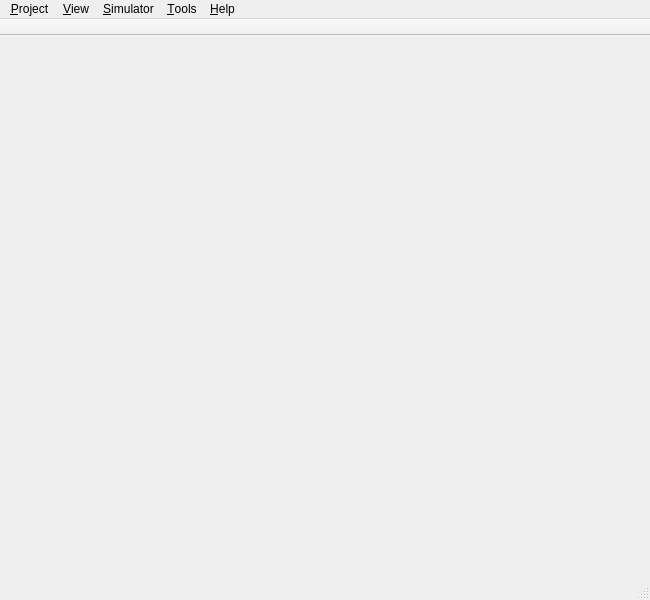
<?xml version="1.0" encoding="UTF-8"?>
<ui version="4.0">
 <class>FormMain</class>
 <widget class="QMainWindow" name="FormMain">
  <property name="geometry">
   <rect>
    <x>0</x>
    <y>0</y>
    <width>650</width>
    <height>600</height>
   </rect>
  </property>
  <property name="windowTitle">
   <string>MainWindow</string>
  </property>
  <property name="unifiedTitleAndToolBarOnMac">
   <bool>true</bool>
  </property>
  <widget class="QWidget" name="centralWidget">
   <layout class="QHBoxLayout" name="horizontalLayout"/>
  </widget>
  <widget class="QMenuBar" name="m_menuBar">
   <property name="geometry">
    <rect>
     <x>0</x>
     <y>0</y>
     <width>650</width>
     <height>21</height>
    </rect>
   </property>
   <widget class="QMenu" name="m_menuHelp">
    <property name="title">
     <string>&amp;Help</string>
    </property>
    <addaction name="m_actionCheckForUpdates"/>
    <addaction name="m_actionHelp"/>
    <addaction name="m_actionAboutToolkit"/>
   </widget>
   <widget class="QMenu" name="m_menuProject">
    <property name="title">
     <string>&amp;Project</string>
    </property>
    <addaction name="m_actionNewProject"/>
    <addaction name="m_actionSaveProject"/>
    <addaction name="m_actionSaveProjectAs"/>
    <addaction name="m_actionLoadProject"/>
    <addaction name="separator"/>
    <addaction name="m_actionGenerateMobileApplication"/>
    <addaction name="separator"/>
    <addaction name="m_actionQuit"/>
   </widget>
   <widget class="QMenu" name="m_menuTools">
    <property name="title">
     <string>&amp;Tools</string>
    </property>
    <addaction name="m_actionSettings"/>
   </widget>
   <widget class="QMenu" name="m_menuView">
    <property name="title">
     <string>&amp;View</string>
    </property>
    <widget class="QMenu" name="m_menuSimulatorWindow">
     <property name="title">
      <string>&amp;Simulator window</string>
     </property>
     <addaction name="m_actionViewSimulatorWindow"/>
     <addaction name="m_actionStickSimulatorWindow"/>
    </widget>
    <addaction name="m_menuSimulatorWindow"/>
   </widget>
   <widget class="QMenu" name="menu_Simulator">
    <property name="title">
     <string>&amp;Simulator</string>
    </property>
    <addaction name="m_actionSimulatorRun"/>
    <addaction name="m_actionSimulatorStop"/>
    <addaction name="m_actionSimulatorGoBack"/>
   </widget>
   <addaction name="m_menuProject"/>
   <addaction name="m_menuView"/>
   <addaction name="menu_Simulator"/>
   <addaction name="m_menuTools"/>
   <addaction name="m_menuHelp"/>
  </widget>
  <widget class="QToolBar" name="m_toolBar">
   <property name="movable">
    <bool>false</bool>
   </property>
   <property name="allowedAreas">
    <set>Qt::TopToolBarArea</set>
   </property>
   <property name="floatable">
    <bool>false</bool>
   </property>
   <attribute name="toolBarArea">
    <enum>TopToolBarArea</enum>
   </attribute>
   <attribute name="toolBarBreak">
    <bool>false</bool>
   </attribute>
  </widget>
  <widget class="QStatusBar" name="m_statusBar"/>
  <action name="m_actionCheckForUpdates">
   <property name="text">
    <string>Check for updates</string>
   </property>
   <property name="shortcutContext">
    <enum>Qt::ApplicationShortcut</enum>
   </property>
  </action>
  <action name="m_actionAboutToolkit">
   <property name="text">
    <string>&amp;About BuildmLearn Toolkit</string>
   </property>
   <property name="shortcutContext">
    <enum>Qt::ApplicationShortcut</enum>
   </property>
  </action>
  <action name="m_actionQuit">
   <property name="text">
    <string>&amp;Quit</string>
   </property>
   <property name="shortcut">
    <string notr="true"/>
   </property>
   <property name="shortcutContext">
    <enum>Qt::ApplicationShortcut</enum>
   </property>
  </action>
  <action name="m_actionGenerateMobileApplication">
   <property name="enabled">
    <bool>false</bool>
   </property>
   <property name="text">
    <string>&amp;Generate mobile application</string>
   </property>
   <property name="shortcutContext">
    <enum>Qt::ApplicationShortcut</enum>
   </property>
  </action>
  <action name="m_actionNewProject">
   <property name="text">
    <string>&amp;New project</string>
   </property>
   <property name="shortcut">
    <string notr="true"/>
   </property>
   <property name="shortcutContext">
    <enum>Qt::ApplicationShortcut</enum>
   </property>
  </action>
  <action name="m_actionSaveProject">
   <property name="text">
    <string>&amp;Save project</string>
   </property>
   <property name="shortcut">
    <string notr="true"/>
   </property>
   <property name="shortcutContext">
    <enum>Qt::ApplicationShortcut</enum>
   </property>
  </action>
  <action name="m_actionSaveProjectAs">
   <property name="text">
    <string>Save project &amp;as...</string>
   </property>
   <property name="shortcut">
    <string notr="true"/>
   </property>
   <property name="shortcutContext">
    <enum>Qt::ApplicationShortcut</enum>
   </property>
  </action>
  <action name="m_actionLoadProject">
   <property name="text">
    <string>&amp;Load project...</string>
   </property>
   <property name="shortcut">
    <string notr="true"/>
   </property>
   <property name="shortcutContext">
    <enum>Qt::ApplicationShortcut</enum>
   </property>
  </action>
  <action name="m_actionSettings">
   <property name="text">
    <string>&amp;Settings</string>
   </property>
   <property name="shortcut">
    <string notr="true"/>
   </property>
   <property name="shortcutContext">
    <enum>Qt::ApplicationShortcut</enum>
   </property>
  </action>
  <action name="m_actionHelp">
   <property name="text">
    <string>&amp;Help</string>
   </property>
   <property name="shortcut">
    <string notr="true"/>
   </property>
   <property name="shortcutContext">
    <enum>Qt::ApplicationShortcut</enum>
   </property>
  </action>
  <action name="m_actionViewSimulatorWindow">
   <property name="checkable">
    <bool>true</bool>
   </property>
   <property name="text">
    <string>Show &amp;window</string>
   </property>
  </action>
  <action name="m_actionStickSimulatorWindow">
   <property name="checkable">
    <bool>true</bool>
   </property>
   <property name="text">
    <string>&amp;Stick to main window</string>
   </property>
  </action>
  <action name="m_actionSimulatorRun">
   <property name="enabled">
    <bool>false</bool>
   </property>
   <property name="text">
    <string>Run new &amp;simulation</string>
   </property>
  </action>
  <action name="m_actionSimulatorGoBack">
   <property name="enabled">
    <bool>false</bool>
   </property>
   <property name="text">
    <string>Go &amp;back</string>
   </property>
  </action>
  <action name="m_actionSimulatorStop">
   <property name="enabled">
    <bool>false</bool>
   </property>
   <property name="text">
    <string>Stop &amp;running simulation</string>
   </property>
  </action>
 </widget>
 <layoutdefault spacing="6" margin="11"/>
 <resources/>
 <connections/>
</ui>
